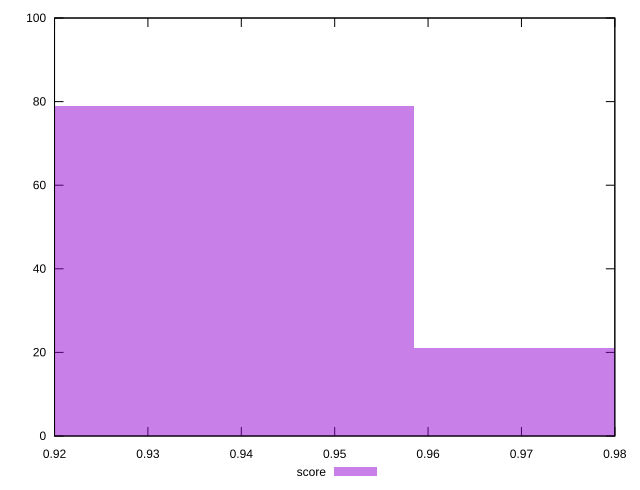

Reproduce this figure in gnuplot.
reset

$score <<EOF
0.9875559913736741 21
0.9294644624693403 79
EOF

set key outside below
set boxwidth 0.05809152890433377
set xrange [0.92:0.98]
set yrange [0:100]
set trange [0:100]
set style fill transparent solid 0.5 noborder
set terminal svg size 640, 490 enhanced background rgb 'white'
set output "report/report_00029_2021-02-24T13-36-40.390Z/dom-size/samples/agenda/score/histogram.svg"

plot $score title "score" with boxes

reset
